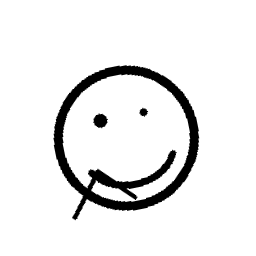
#> input picture data/raw/happy/happy_01.png, 256 x 256 px
$ python preprocess.py ../data/raw/happy/happy_01.png
#> lines starting #> are read from the running program, lines starting #| are printed output that depends on the picture; after the words box and inside, x2 and y2 are one past the last pixel; in counts of white or black regions, pixels touching at a corner belong together
#> further down, img is the input picture: shape (256, 256); min 0, max 255, mean 235.4
# src/preprocess.py
import cv2
import numpy as np

def preprocess_image(gray_img, size=(128,128)):
    # Resize
#> called with size = (128, 128)
    img = cv2.resize(gray_img, size, interpolation=cv2.INTER_AREA)
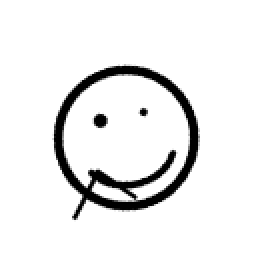
#> img: shape (128, 128) (shown 2 times larger); min 0, max 255, mean 235.4
    # Blur + adaptive threshold (invert so ink=255)
    blur = cv2.GaussianBlur(img, (3,3), 0)
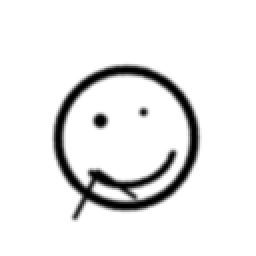
#> blur: shape (128, 128) (shown 2 times larger); min 0, max 255, mean 235.4
    th = cv2.adaptiveThreshold(blur, 255,
                               cv2.ADAPTIVE_THRESH_GAUSSIAN_C,
                               cv2.THRESH_BINARY_INV, 11, 2)
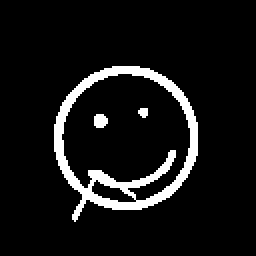
#> th: shape (128, 128) (shown 2 times larger); 7.9% white; 3 white regions, box (x1, y1, x2, y2) and area: (27, 33, 99, 111) 1232, (47, 57, 54, 64) 41, (69, 54, 74, 59) 20
    # Morph open to remove noise
    kernel = np.ones((2,2), np.uint8)
    opening = cv2.morphologyEx(th, cv2.MORPH_OPEN, kernel)
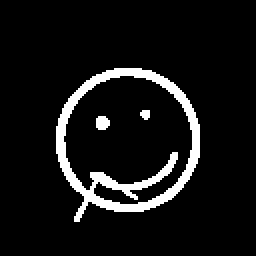
#> opening: shape (128, 128) (shown 2 times larger); 7.9% white; 3 white regions, box (x1, y1, x2, y2) and area: (28, 34, 100, 111) 1230, (48, 58, 55, 65) 41, (70, 55, 75, 60) 20
    return opening

# quick CLI test
if __name__ == "__main__":
    import sys
    p = sys.argv[1] if len(sys.argv) > 1 else None
    if not p:
        print("Usage: python src/preprocess.py /path/to/image")
        raise SystemExit(1)
    img = cv2.imread(p, cv2.IMREAD_GRAYSCALE)
    if img is None:
        print("Cannot read image:", p)
        raise SystemExit(1)
    out = preprocess_image(img)
    out_path = p.replace(".", "_proc.")
    cv2.imwrite(out_path, out)
    print("Wrote:", out_path)

$ run again, on data/raw/happy/happy_06.png
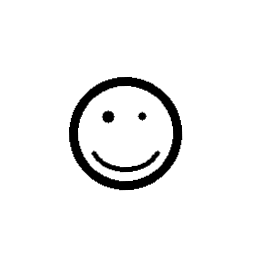
#> input picture data/raw/happy/happy_06.png, 256 x 256 px
#> img is the input picture: shape (256, 256); min 0, max 255, mean 241.4
#> img: shape (128, 128)
#> in preprocess_image, `th = cv2.adaptiveThreshold(blur, 255, cv2.ADAPTIVE_THRESH_GAUSSIAN_C, ..`:
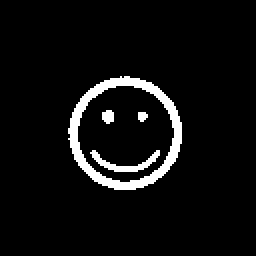
#> th: shape (128, 128) (shown 2 times larger); 5.6% white; 4 white regions, box (x1, y1, x2, y2) and area: (34, 38, 91, 95) 737, (45, 75, 80, 86) 122, (51, 55, 57, 62) 34, (69, 56, 74, 61) 20
#> in preprocess_image, `opening = cv2.morphologyEx(th, cv2.MORPH_OPEN, kernel)`:
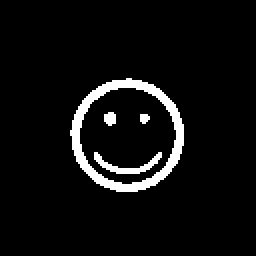
#> opening: shape (128, 128) (shown 2 times larger); 5.6% white; 4 white regions, box (x1, y1, x2, y2) and area: (35, 39, 92, 96) 735, (47, 76, 81, 87) 121, (52, 56, 58, 63) 34, (70, 57, 75, 62) 20

$ run again, on data/raw/happy/happy_10.png
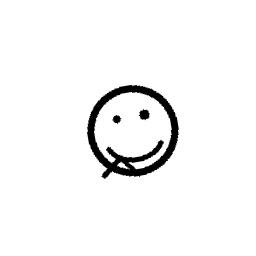
#> input picture data/raw/happy/happy_10.png, 256 x 256 px
#> img is the input picture: shape (256, 256); min 0, max 255, mean 245.5
#> img: shape (128, 128)
#> in preprocess_image, `th = cv2.adaptiveThreshold(blur, 255, cv2.ADAPTIVE_THRESH_GAUSSIAN_C, ..`:
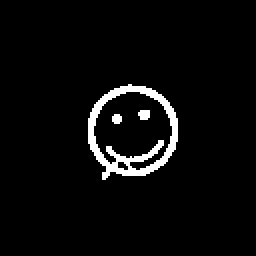
#> th: shape (128, 128) (shown 2 times larger); 4% white; 3 white regions, box (x1, y1, x2, y2) and area: (44, 42, 89, 90) 605, (69, 55, 75, 60) 26, (56, 57, 61, 62) 21
#> in preprocess_image, `opening = cv2.morphologyEx(th, cv2.MORPH_OPEN, kernel)`:
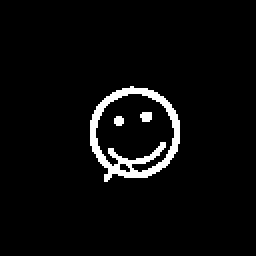
#> opening: shape (128, 128) (shown 2 times larger); 4% white; 3 white regions, box (x1, y1, x2, y2) and area: (45, 43, 90, 91) 604, (70, 56, 76, 61) 26, (57, 58, 62, 63) 21
